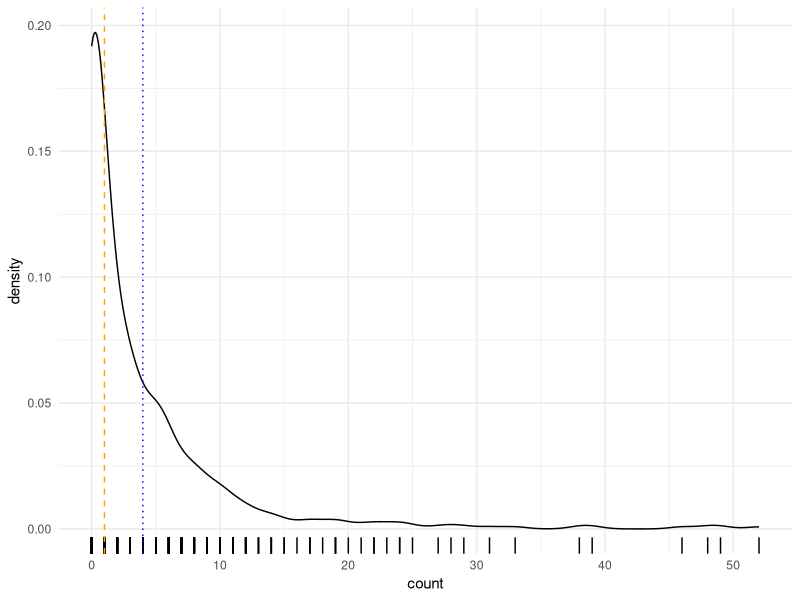
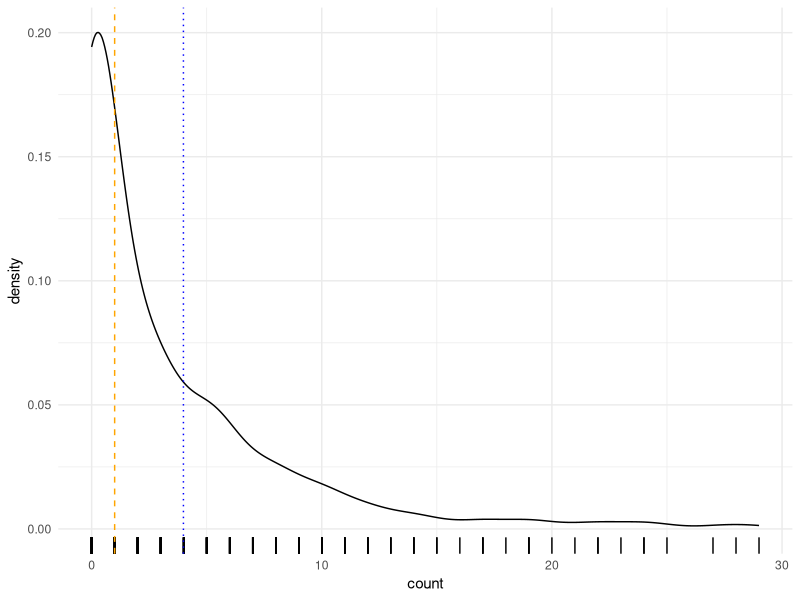
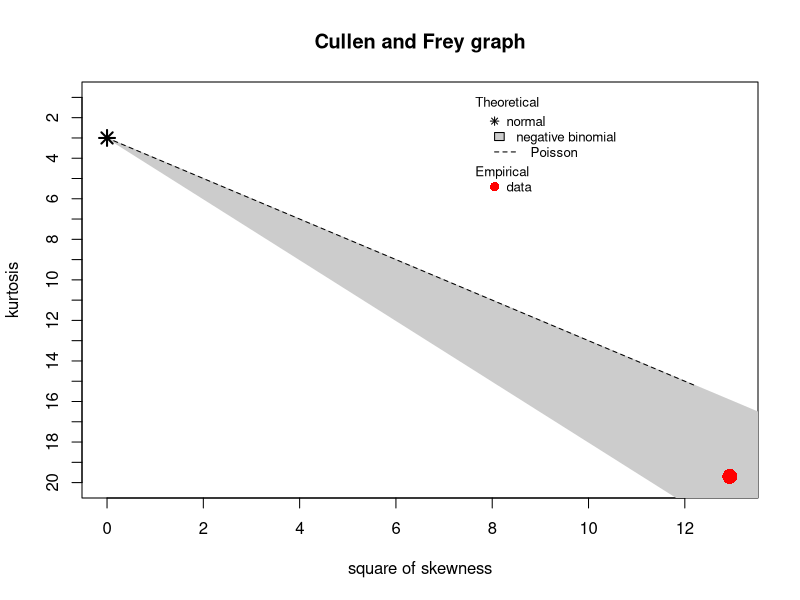
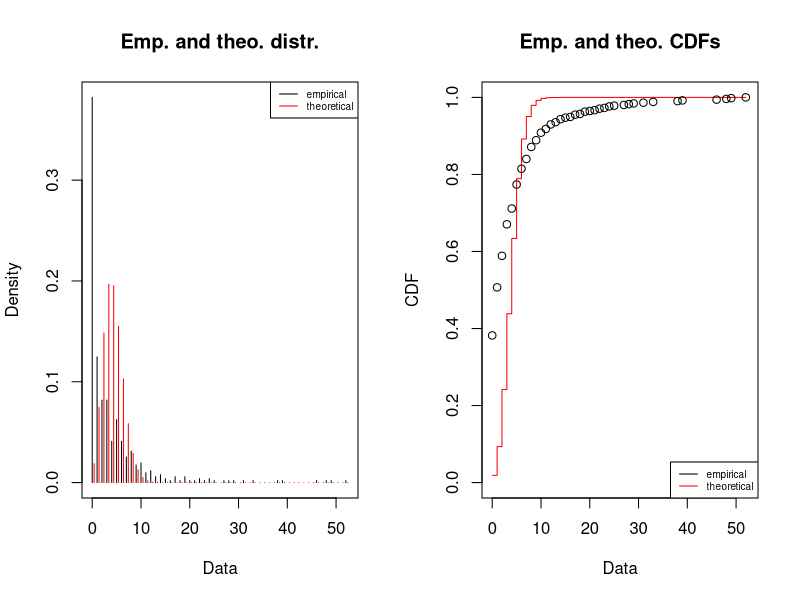
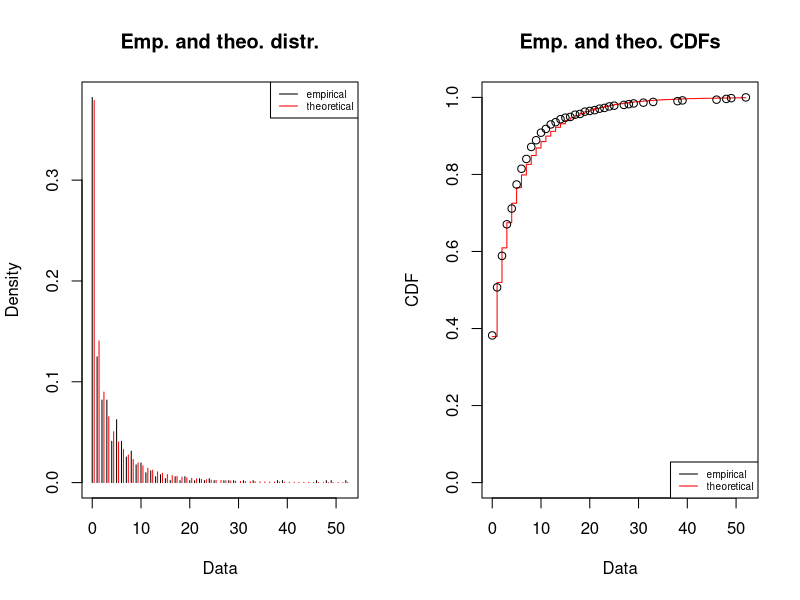
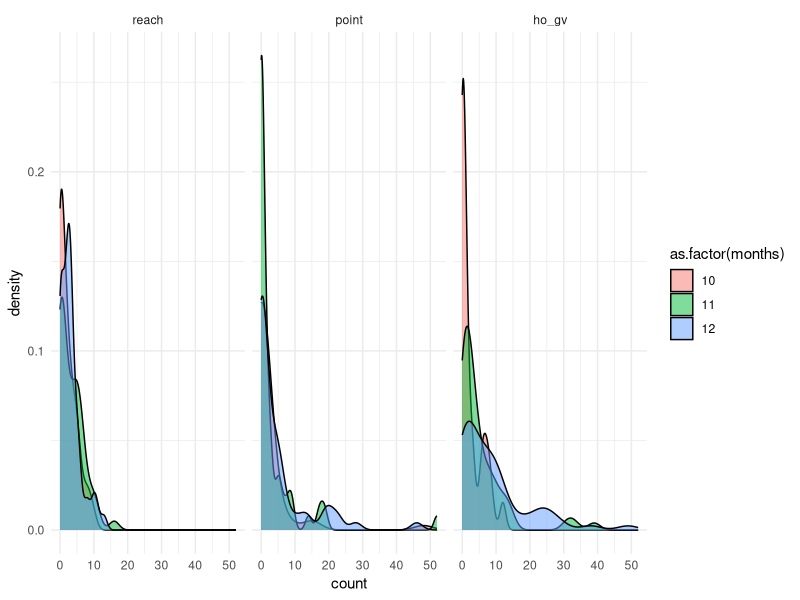
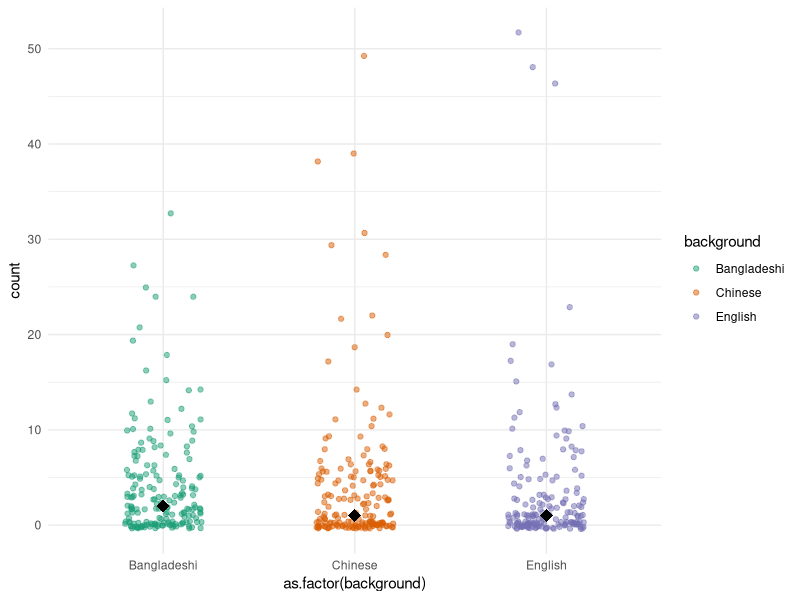
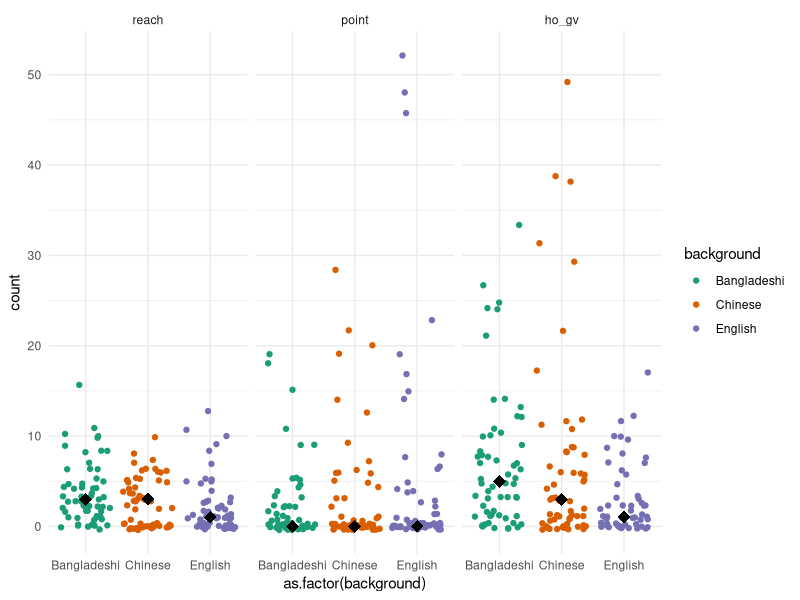

Write the R code that produced these figures, in order.
## ---- chunk 1
knitr::opts_chunk$set(echo = TRUE)
knitr::opts_knit$set(root.dir = normalizePath("../"))
library(fitdistrplus)
library(tidyverse)
theme_set(theme_minimal())
## ---- chunk 2
gestures <- read_csv("./data/gestures.csv")

gestures_tot <- gestures %>%
  group_by(dyad, background, months, gesture) %>%
  summarise(
    count = sum(count),
    ct = sum(ct)
  ) %>%
  ungroup() %>%
  mutate(
    gesture = factor(gesture, levels = c("reach", "point", "ho_gv"))
  ) %>%
  mutate_if(is.character, as.factor)

utterances <- read_csv("./data/utterances.csv")

# NAs not removed in sum()
utterances_tot <- utterances %>%
  group_by(dyad, background, months) %>%
  summarise(
    utterances = sum(utterances)
  ) %>%
  ungroup() %>%
  mutate_if(is.character, as.factor)

point <- gestures %>%
  filter(gesture == "point") %>%
  group_by(dyad, background, months) %>%
  summarise(
    count = sum(count)
  ) %>%
  ungroup() %>%
  mutate_if(is.character, as.factor)

utter_point <- left_join(utterances_tot, point) %>%
  rename(point = count)

utterances_compl <- utterances %>% na.omit()
utterances_tcompl <- utterances_tot %>% na.omit()
## ---- chunk 3
gestures %>% group_by(background) %>% summarise(n = n_distinct(dyad))
## ---- chunk 4
utterances %>% group_by(background) %>% summarise(n = n_distinct(dyad))
## ---- chunk 5
gestures_tot %>%
  dplyr::select(-dyad, -months) %>%
  group_by(gesture, background) %>%
  summarise_all(mean, na.rm = TRUE)
## ---- chunk 6
gestures_tot %>%
  ggplot(aes(count)) +
  geom_density() +
  geom_rug() +
  geom_vline(xintercept = median(gestures_tot$count, na.rm = TRUE), linetype = "dashed", colour = "orange") +
  geom_vline(xintercept = mean(gestures_tot$count, na.rm = TRUE), linetype = "dotted", colour = "blue")
## ---- chunk 7
gestures_tot %>%
  filter(count < 31) %>%
  ggplot(aes(count)) +
  geom_density() +
  geom_rug() +
  geom_vline(xintercept = median(gestures_tot$count, na.rm = TRUE), linetype = "dashed", colour = "orange") +
  geom_vline(xintercept = mean(gestures_tot$count, na.rm = TRUE), linetype = "dotted", colour = "blue")
## ---- chunk 8
gest_na <- na.omit(gestures_tot)
descdist(gest_na$count, discrete = TRUE)
## ---- chunk 9
plot(fitdist(gest_na$count, "pois"))
## ---- chunk 10
plot(fitdist(gest_na$count, "nbinom"))
## ---- chunk 11
gestures_tot %>%
  ggplot(aes(count, fill = as.factor(months))) +
  geom_density(alpha = 0.5) +
  facet_grid(~ gesture)
## ---- chunk 12
gestures_tot %>%
  ggplot(aes(as.factor(background), count, colour = background)) +
  geom_jitter(width = 0.2, alpha = 0.5) +
  stat_summary(fun.y = median, geom = "point", shape = 18, size = 4, color = "black") +
  scale_color_brewer(type = "qual", palette = "Dark2")
## ---- chunk 13
gestures_tot %>%
  ggplot(aes(as.factor(background), count, colour = background)) +
  geom_jitter() +
  stat_summary(fun.y = median, geom = "point", shape = 18, size = 4, color = "black") +
  scale_color_brewer(type = "qual", palette = "Dark2") +
  facet_grid(cols = vars(gesture))
## ---- chunk 14
gestures_tot %>%
  ggplot(aes(as.factor(months), count)) +
  geom_jitter() +
  stat_summary(fun.y = median, geom = "point", shape = 18, size = 4, color = "red") +
  facet_grid(cols = vars(gesture))
## ---- chunk 15
gestures_tot %>%
  ggplot(aes(as.factor(months), count)) +
  geom_jitter(alpha = 0.5, width = 0.15) +
  stat_summary(fun.y = median, geom = "point", shape = 18, size = 2, color = "red") +
  facet_grid(vars(background), vars(gesture))
## ---- chunk 16
gestures_tot %>%
  ggplot(aes(as.factor(months), count)) +
  geom_jitter(width = 0.15) +
  stat_summary(fun.y = median, geom = "point", shape = 18, size = 4, color = "red") +
  facet_wrap(vars(background, gesture), scales = "free")
## ---- chunk 17
gestures_tot %>%
  ggplot(aes(as.factor(months), count, colour = background)) +
  geom_point(alpha = 0.5) +
  geom_line(aes(group = dyad)) +
  facet_grid(vars(background), vars(gesture))
## ---- chunk 18
gestures_tot %>%
  filter(background == "Bangladeshi") %>%
  ggplot(aes(as.factor(months), count, colour = dyad)) +
  geom_point(alpha = 0.5) +
  geom_line(aes(group = dyad)) +
  facet_grid(cols = vars(gesture)) +
  theme(legend.position = "none")
## ---- chunk 19
gestures_tot %>%
  filter(background == "Chinese") %>%
  ggplot(aes(as.factor(months), count, colour = dyad)) +
  geom_point(alpha = 0.5) +
  geom_line(aes(group = dyad)) +
  facet_grid(cols = vars(gesture)) +
  theme(legend.position = "none")
## ---- chunk 20
gestures_tot %>%
  filter(background == "English") %>%
  ggplot(aes(as.factor(months), count, colour = dyad)) +
  geom_point(alpha = 0.5) +
  geom_line(aes(group = dyad)) +
  facet_grid(cols = vars(gesture)) +
  theme(legend.position = "none")
## ---- chunk 21
utterances %>%
  ggplot(aes(utterances)) +
  geom_density() +
  geom_rug()
## ---- chunk 22
utterances_tot %>%
  ggplot(aes(utterances)) +
  geom_density() +
  geom_rug()
## ---- chunk 23
descdist(utterances_tcompl$utterances, discrete = TRUE)
## ---- chunk 24
plot(fitdist(utterances_tcompl$utterances, "norm"))
## ---- chunk 25
utterances_tot %>%
  ggplot(aes(utterances, fill = background)) +
  geom_density(alpha = 0.5, colour = NA) +
  geom_rug()
## ---- chunk 26
utterances_tot %>%
  ggplot(aes(utterances, fill = as.factor(months))) +
  geom_density(alpha = 0.5, colour = NA) +
  geom_rug()
## ---- chunk 27
utterances_tot %>%
  ggplot(aes(as.factor(months), utterances)) +
  geom_jitter(width = 0.1)
## ---- chunk 28
utterances_tot %>%
  ggplot(aes(as.factor(months), utterances, colour = background)) +
  geom_jitter(width = 0.1) +
  facet_grid(~ background)
## ---- chunk 29
utterances_tot %>%
  group_by(background, months) %>%
  summarise(mean = mean(utterances, na.rm = TRUE)) %>%
  ggplot(aes(as.factor(months), mean, group = background, colour = background)) +
  geom_point() +
  geom_line() +
  ylim(c(min(utterances_tot$utterances, na.rm = TRUE), max(utterances_tot$utterances, na.rm = TRUE)))
## ---- chunk 30
utterances_tot %>%
  group_by(background, months) %>%
  summarise(median = median(utterances, na.rm = TRUE)) %>%
  ggplot(aes(as.factor(months), median, group = background, colour = background)) +
  geom_point() +
  geom_line() +
  ylim(c(min(utterances_tot$utterances, na.rm = TRUE), max(utterances_tot$utterances, na.rm = TRUE)))
## ---- chunk 31
utterances %>%
  ggplot(aes(as.factor(months), utterances, colour = task)) +
  geom_jitter(width = 0.1) +
  facet_grid(~ task)
## ---- chunk 32
utterances %>%
  ggplot(aes(as.factor(months), utterances, colour = task)) +
  geom_jitter(width = 0.1) +
  facet_grid(background ~ task)
## ---- chunk 33
utterances %>%
  ggplot(aes(as.factor(months), utterances, colour = task, group = dyad)) +
  geom_point() +
  geom_line() +
  facet_grid(background ~ task)
## ---- chunk 34
utterances_tot %>%
  ggplot(aes(as.factor(months), utterances, colour = background)) +
  geom_jitter(width = 0.1) +
  facet_grid(background ~ .)
## ---- chunk 35
utterances_tot %>%
  ggplot(aes(as.factor(months), utterances, colour = background)) +
  # geom_boxplot(width = 0.5, aes(colour = NULL)) +
  geom_point() +
  geom_line(aes(group = dyad)) +
  facet_grid(background ~ .)
## ---- chunk 36
utterances_tot %>%
  ggplot(aes(background, utterances, colour = background)) +
  geom_jitter(width = 0.2) +
  stat_summary(fun.y = median, geom = "point", shape = 18, size = 6, color = "black")
## ---- chunk 37
utter_point %>%
  ggplot(aes(utterances, point)) +
  geom_point() +
  geom_smooth(method = "lm")
## ---- chunk 38
utter_point %>%
  ggplot(aes(utterances, point, colour = as.factor(months))) +
  geom_point() +
  geom_smooth(method = "lm")
## ---- chunk 39
utter_point %>%
  ggplot(aes(utterances, point, colour = as.factor(months))) +
  geom_point() +
  geom_smooth(method = "lm") +
  facet_grid(~ background)
## ---- chunk 40
utter_point_lead <- utter_point %>%
  group_by(dyad) %>%
  mutate(
    lead_point = lead(point)
  ) %>%
  filter(months != 12)
## ---- chunk 41
utter_point_lead %>%
  ggplot(aes(utterances, lead_point)) +
  geom_point() +
  geom_smooth(method = "lm")
## ---- chunk 42
utter_point_lead %>%
  ggplot(aes(utterances, lead_point, colour = background)) +
  geom_point() +
  geom_smooth(method = "lm")
## ---- chunk 43
point_hg <- gestures_tot %>%
  dplyr::select(-ct) %>%
  spread(gesture, count) %>%
  dplyr::select(-reach) %>%
  group_by(dyad) %>%
  mutate(
    lead_hg = lead(ho_gv)
  ) %>%
  filter(months != 12)
## ---- chunk 44
point_hg %>%
  ggplot(aes(point, lead_hg)) +
  geom_point() +
  geom_smooth(method = "lm")
## ---- chunk 45
point_hg %>%
  filter(point < 20) %>%
  ggplot(aes(point, lead_hg)) +
  geom_point() +
  geom_smooth(method = "lm")
## ---- chunk 46
point_hg %>%
  filter(point < 20) %>%
  ggplot(aes(point, lead_hg, colour = background)) +
  geom_point() +
  geom_smooth(method = "lm")
## ---- chunk 47
hg_point_lead <- gestures_tot %>%
  dplyr::select(-ct) %>%
  spread(gesture, count) %>%
  dplyr::select(-reach) %>%
  group_by(dyad) %>%
  mutate(
    lead_point = lead(point)
  ) %>%
  filter(months != 12)
## ---- chunk 48
hg_point_lead %>%
  ggplot(aes(ho_gv, lead_point)) +
  geom_point() +
  geom_smooth(method = "lm")
## ---- chunk 49
hg_point_lead %>%
  ggplot(aes(ho_gv, lead_point, colour = background)) +
  geom_point() +
  geom_smooth(method = "lm")
## ---- chunk 50
hg_point_lead %>%
  filter(ho_gv < 20) %>%
  ggplot(aes(ho_gv, lead_point, colour = background)) +
  geom_point() +
  geom_smooth(method = "lm")
## ---- chunk 51
gestures_tot %>%
  ggplot(aes(ct)) +
  geom_density()
## ---- chunk 52
gestures_tot %>%
  ggplot(aes(ct, fill = gesture)) +
  geom_density(alpha = 0.5)
## ---- chunk 53
gestures_tot %>%
  ggplot(aes(ct, fill = gesture)) +
  geom_histogram() +
  facet_grid(~ gesture)
## ---- chunk 54
gestures_tot %>%
  ggplot(aes(ct, fill = gesture)) +
  geom_histogram() +
  facet_grid(background ~ gesture)
## ---- chunk 55
gestures_tot %>%
  ggplot(aes(as.factor(months), ct)) +
  geom_jitter(width = 0.2, alpha = 0.3)
## ---- chunk 56
gestures_tot %>%
  filter(ct < 20) %>%
  ggplot(aes(as.factor(months), ct)) +
  geom_jitter(width = 0.2, alpha = 0.3) +
  stat_summary(fun.y = median, geom = "point", shape = 18, size = 5, color = "red")
## ---- chunk 57
gestures_tot %>%
  filter(ct < 20) %>%
  ggplot(aes(as.factor(months), ct)) +
  geom_jitter(width = 0.2, alpha = 0.3) +
  stat_summary(fun.y = mean, geom = "point", shape = 18, size = 5, color = "red")
## ---- chunk 58
gestures_tot %>%
  filter(ct < 20) %>%
  ggplot(aes(as.factor(months), ct, group = dyad, colour = gesture)) +
  geom_point() +
  geom_line(alpha = 0.2) +
  facet_grid(gesture ~ .) +
  scale_color_brewer(type = "qual", palette = "Dark2")
## ---- chunk 59
gestures_tot %>%
  filter(ct < 20) %>%
  ggplot(aes(as.factor(months), ct, group = dyad, colour = background)) +
  geom_point() +
  geom_line(alpha = 0.2) +
  facet_grid(background ~ gesture) +
  scale_color_brewer(type = "qual", palette = "Dark2")
## ---- chunk 60
ct_point_lead <- gestures_tot %>%
  filter(gesture == "point") %>%
  select(-gesture) %>%
  rename(point = count) %>%
  group_by(dyad) %>%
  mutate(
    lead_point = lead(point)
  ) %>%
  filter(months != 12)
## ---- chunk 61
ct_point_lead %>%
  ggplot(aes(ct, lead_point)) +
  geom_point() +
  geom_smooth(method = "lm")
## ---- chunk 62
ct_point_lead %>%
  filter(ct < 20) %>%
  ggplot(aes(ct, lead_point)) +
  geom_point() +
  geom_smooth(method = "lm")
## ---- chunk 63
ct_point_lead %>%
  filter(ct < 20) %>%
  ggplot(aes(ct, lead_point, colour = background)) +
  geom_point() +
  geom_smooth(method = "lm")
